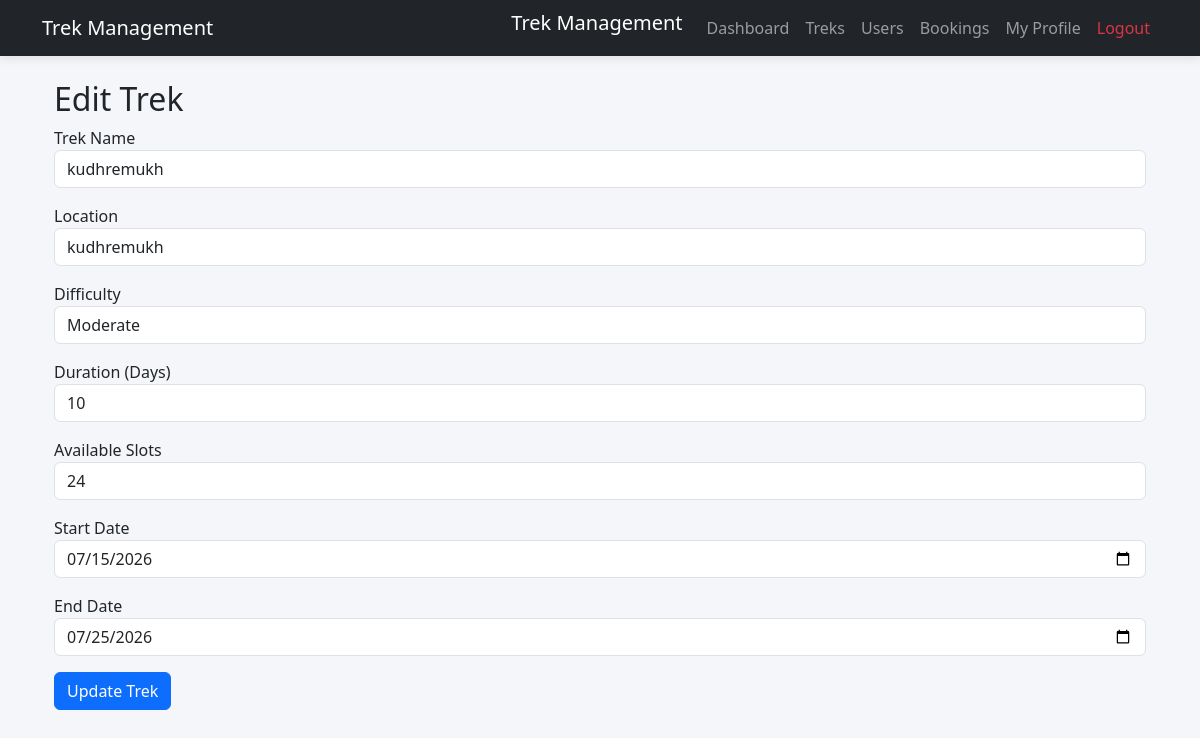
/admin/edit-trek/1 (signed in), run on the app's committed database.
### application/models.py (models this page shows, shortened)
class Trek(db.Model):
    __tablename__ = "treks"
    id = db.Column(db.Integer, primary_key=True)
    trek_name = db.Column(db.String(100), nullable=False)
    location = db.Column(db.String(100), nullable=False)
    difficulty = db.Column(db.String(20), nullable=False)
    duration = db.Column(db.Integer, nullable=False)
    available_slots = db.Column(db.Integer, nullable=False)
    assigned_staff_id = db.Column(
        db.Integer,
        db.ForeignKey("users.id"),
        nullable=True
    )
    status = db.Column(
        db.String(20),
        default="Pending"
    )
    start_date = db.Column(db.Date, nullable=False)
    end_date = db.Column(db.Date, nullable=False)
    staff = db.relationship("User", backref="assigned_treks")

### app.py (the view, shortened to what this page needs)
@app.route("/admin/edit-trek/<int:trek_id>", methods=["GET", "POST"])
def edit_trek(trek_id):
    if "user_id" not in session:
        return redirect("/login")
    if session["role"] != "admin":
        return "Access Denied"
    trek = Trek.query.get_or_404(trek_id)
    return render_template(
        "edit_trek.html",
        trek=trek
    )

### templates/edit_trek.html (shortened to what this page needs)
{% extends "base.html" %}
{% block content %}
<div class="container mt-4">
    <h2>Edit Trek</h2>
    <form action="{{ url_for('edit_trek', trek_id=trek.id) }}" method="POST">
        <div class="mb-3">
            <label>Trek Name</label>
            <input
                type="text"
                name="trek_name"
                class="form-control"
                value="{{ trek.trek_name }}"
                required>
        </div>
        <div class="mb-3">
            <label>Location</label>
           <input
                type="text"
                name="location"
                class="form-control"
                value="{{ trek.location }}"
                required>
        </div>
        <div class="mb-3">
            <label>Difficulty</label>
            <select
                name="difficulty"
                class="form-control">
                <option value="Moderate"
                {% if trek.difficulty == "Moderate" %}selected{% endif %}>
                    Moderate
                </option>
            </select>
        </div>
        <div class="mb-3">
            <label>Duration (Days)</label>
           <input
                type="number"
                name="duration"
                class="form-control"
                value="{{ trek.duration }}"
                required>
        </div>
        <div class="mb-3">
            <label>Available Slots</label>
           <input
                type="number"
                name="available_slots"
                class="form-control"
                value="{{ trek.available_slots }}"
                required>
        </div>
        <div class="mb-3">
            <label>Start Date</label>
            <input
                type="date"
                name="start_date"
                class="form-control"
                value="{{ trek.start_date }}"
                required>
        </div>
        <div class="mb-3">
            <label>End Date</label>
            <input
                type="date"
                name="end_date"
                class="form-control"
                value="{{ trek.end_date }}"
                required>
        </div>
        <button
            type="submit"
            class="btn btn-primary">
            Update Trek
        </button>
    </form>
</div>
{% endblock %}

### static/css/style.css (style rules this page uses)
body { background:#f4f6f9; }

### data on the page
Trek: trek_name "kudhremukh", location "kudhremukh", difficulty "Moderate", duration "10", available_slots "24", start_date "07/15/2026", end_date "07/25/2026"
